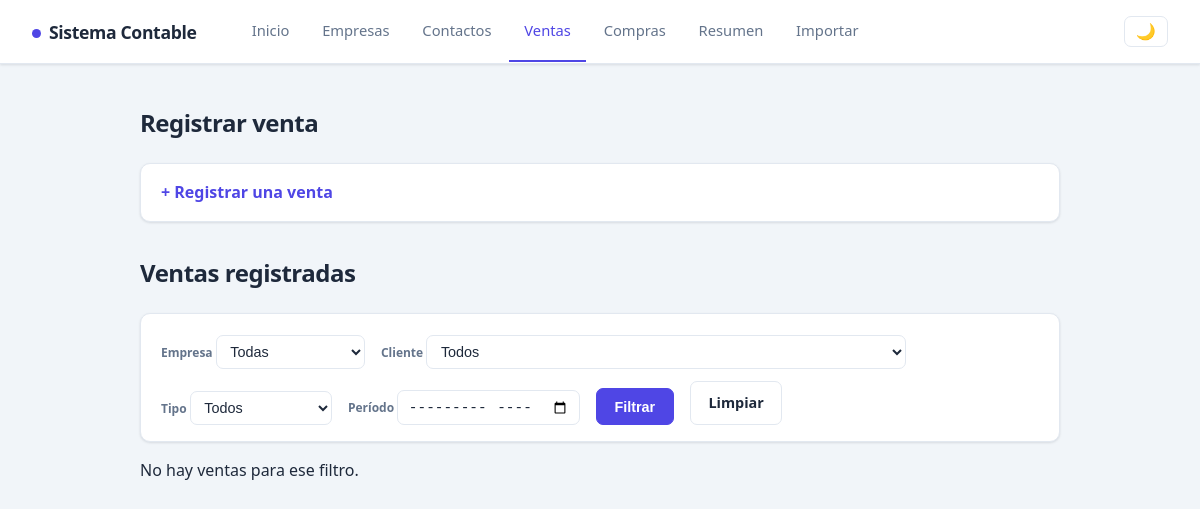
Page /ventas.php?f_periodo=2026-05-02 on the earlier database version.
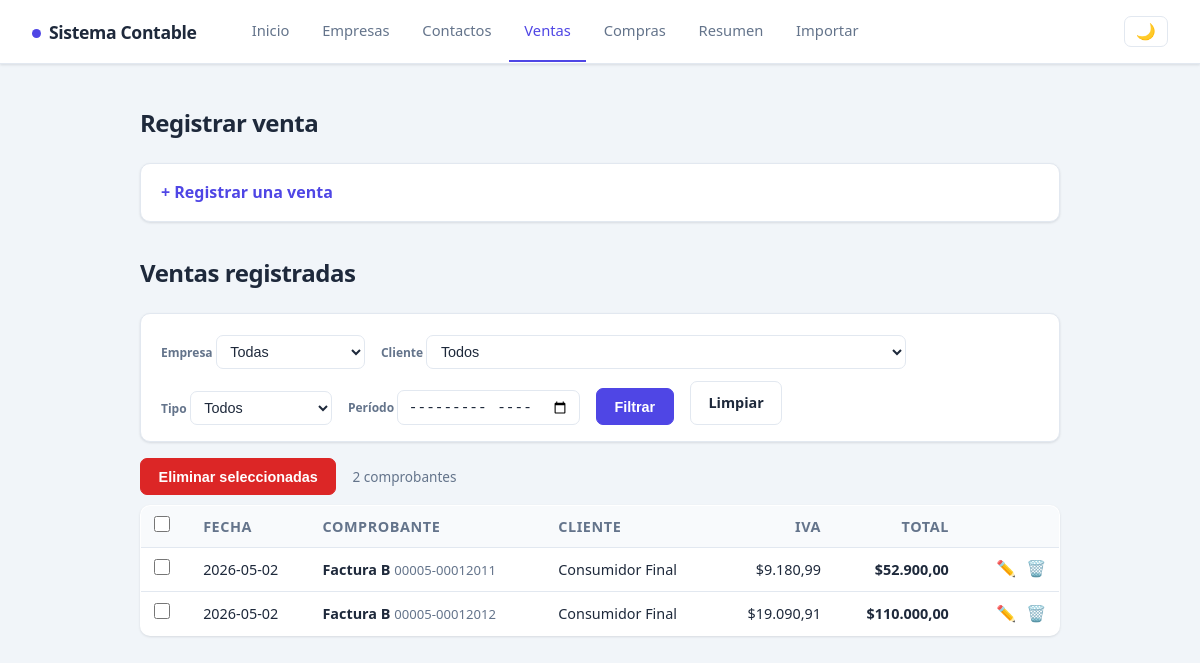
Same page on the later database version.
### tables this page shows
CREATE TABLE ventas (
    id INTEGER PRIMARY KEY AUTOINCREMENT, empresa_id INTEGER NOT NULL, cliente_id INTEGER NOT NULL,
    comprobante_tipo TEXT NOT NULL, comprobante_letra TEXT, punto_venta INTEGER, numero INTEGER,
    fecha TEXT NOT NULL, actividad TEXT,
    monto_no_gravado REAL NOT NULL DEFAULT 0, monto_exento REAL NOT NULL DEFAULT 0, otros_tributos REAL NOT NULL DEFAULT 0,
    cae TEXT, moneda TEXT NOT NULL DEFAULT 'ARS', tipo_cambio REAL NOT NULL DEFAULT 1,
    creado_en TEXT NOT NULL DEFAULT CURRENT_TIMESTAMP,
    FOREIGN KEY (empresa_id) REFERENCES empresas(id), FOREIGN KEY (cliente_id) REFERENCES contactos(id));

### ventas.php (the view, shortened to what this page needs)
<?php
require_once __DIR__ . '/config/db.php';
$empresas = $pdo->query("SELECT id, nombre FROM empresas ORDER BY nombre")->fetchAll();
$clientes = $pdo->query("SELECT id, nombre FROM contactos ORDER BY nombre")->fetchAll();
$fPeriodo = trim($_GET['f_periodo'] ?? '');
$cond = []; $par = [];
if ($fPeriodo !== '') { $cond[] = 'v.fecha LIKE :per';          $par[':per']  = $fPeriodo . '%'; }
$where = $cond ? ('WHERE ' . implode(' AND ', $cond)) : '';
$stV = $pdo->prepare("
    SELECT v.id, v.fecha, v.comprobante_tipo, v.comprobante_letra, v.punto_venta, v.numero, v.moneda,
           e.nombre AS empresa, c.nombre AS cliente,
           COALESCE(SUM(a.iva),0) AS total_iva,
           v.monto_no_gravado + v.monto_exento + v.otros_tributos + COALESCE(SUM(a.monto_gravado + a.iva),0) AS total
    FROM ventas v
    JOIN empresas e ON e.id = v.empresa_id
    JOIN contactos c ON c.id = v.cliente_id
    LEFT JOIN venta_alicuotas a ON a.venta_id = v.id
    $where
    GROUP BY v.id ORDER BY v.fecha DESC, v.id DESC");
$stV->execute($par);
$ventas = $stV->fetchAll();
require __DIR__ . '/includes/header.php';
?>
<h2>Registrar venta</h2>
<?php if (!$empresas): ?>
    <p>Primero cargá una empresa (titular) en <a href="/empresas.php">Empresas</a>.</p>
<?php elseif (!$clientes): ?>
    <p>Primero cargá un contacto en <a href="/contactos.php">Contactos</a>.</p>
<?php else: ?>
    <details class="bloque-alta">
        <summary>+ Registrar una venta</summary>
    </details>
<?php endif; ?>
<h2 style="margin-top:2rem;">Ventas registradas</h2>
<form method="get" class="filtros">
    <label>Empresa
        <select name="f_empresa">
            <option value="">Todas</option>
        </select>
    </label>
    <label>Cliente
        <select name="f_cliente">
            <option value="">Todos</option>
        </select>
    </label>
    <label>Tipo
        <select name="f_tipo">
            <option value="">Todos</option>
        </select>
    </label>
    <label>Período
        <input type="month" name="f_periodo" value="<?= htmlspecialchars($fPeriodo) ?>">
    </label>
    <button type="submit" class="btn btn-guardar">Filtrar</button>
    <a href="/ventas.php" class="btn">Limpiar</a>
</form>
<?php if (!$ventas): ?>
    <p>No hay ventas para ese filtro.</p>
<?php else: ?>
    <form method="post" action="/eliminar_lote.php" onsubmit="return confirm('¿Eliminar las ventas seleccionadas?')">
        <div class="tabla-acciones">
            <button type="submit" class="btn btn-borrar">Eliminar seleccionadas</button>
            <span class="conteo"><?= count($ventas) ?> comprobante<?= count($ventas)===1?'':'s' ?></span>
        </div>
        <table class="tabla-lista">
            <thead>
                <tr>
                    <th><input type="checkbox" id="check-todos" title="Seleccionar todos"></th>
                    <th>Fecha</th><th>Comprobante</th><th>Cliente</th>
                    <th class="num">IVA</th><th class="num">Total</th><th></th>
                </tr>
            </thead>
            <tbody>
                <?php foreach ($ventas as $vta): ?>
                    <tr>
                        <td><input type="checkbox" name="ids[]" value="<?= (int)$vta['id'] ?>" class="check-fila"></td>
                        <td><?= htmlspecialchars($vta['fecha']) ?></td>
                        <td>
                            <strong><?= htmlspecialchars($vta['comprobante_tipo']) ?> <?= htmlspecialchars($vta['comprobante_letra'] ?? '') ?></strong>
                            <span class="muted"><?= $vta['punto_venta'] !== null ? str_pad((string)$vta['punto_venta'],5,'0',STR_PAD_LEFT) : '-' ?>-<?= $vta['numero'] !== null ? str_pad((string)$vta['numero'],8,'0',STR_PAD_LEFT) : '-' ?></span>
                        </td>
                        <td><?= htmlspecialchars($vta['cliente']) ?></td>
                        <td class="num">$<?= number_format((float)$vta['total_iva'],2,',','.') ?></td>
                        <td class="num"><strong>$<?= number_format((float)$vta['total'],2,',','.') ?></strong></td>
                        <td class="acciones-fila">
                            <a href="/editar_venta.php?id=<?= (int)$vta['id'] ?>" title="Editar">✏️</a>
                            <a href="/eliminar_venta.php?id=<?= (int)$vta['id'] ?>" onclick="return confirm('¿Eliminar esta venta?')" title="Eliminar">🗑️</a>
                        </td>
                    </tr>
                <?php endforeach; ?>
            </tbody>
        </table>
    </form>
<?php endif; ?>
<?php require __DIR__ . '/includes/footer.php'; ?>

Differences in the rows shown:
added ventas: fecha "2026-05-02", comprobante_tipo "Factura", comprobante_letra "B", punto_venta "00005", numero "00012011", cliente "Consumidor Final", total_iva "9.180,99", total "52.900,00"
added ventas: fecha "2026-05-02", comprobante_tipo "Factura", comprobante_letra "B", punto_venta "00005", numero "00012012", cliente "Consumidor Final", total_iva "19.090,91", total "110.000,00"
Other differences:
count($ventas): (not shown) → "2"
form field value: (not shown) → "☐"
text no longer shown: "No hay ventas para ese filtro."
text now shown: "Eliminar seleccionadas comprobante s FECHA COMPROBANTE CLIENTE IVA TOTAL"
